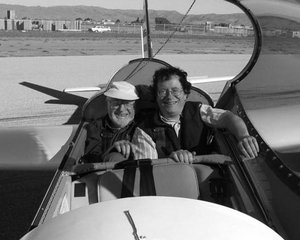
//> input picture cpp_opencv/03_imgproc_module/22_match_template/Template_Matching_Original_Image.jpg, 300 x 240 px
$ ./histogram_calculation ../22_match_template/Template_Matching_Original_Image.jpg   (built with g++ and OpenCV 4)
//> lines starting //> are read from the running program, lines starting //| are printed output that depends on the picture
/**
 * @function calcHist_Demo.cpp
 * @brief Demo code to use the function calcHist
 * @author
 */

#include "opencv2/highgui.hpp"
#include "opencv2/imgcodecs.hpp"
#include "opencv2/imgproc.hpp"
#include <iostream>

using namespace std;
using namespace cv;

/**
 * @function main
 */
int main(int argc, char** argv)
{
    //! [Load image]
    CommandLineParser parser( argc, argv, "{@input | ../../data/lena.jpg | input image}" );
    Mat src = imread( parser.get<String>( "@input" ), IMREAD_COLOR );
//> src is the input picture: 240 rows x 300 cols, CV_8UC3; min 0, max 255, mean 118.1
    if( src.empty() )
    {
        return -1;
    }
    //! [Load image]

    //! [Separate the image in 3 places ( B, G and R )]
    vector<Mat> bgr_planes;
    split( src, bgr_planes );
    //! [Separate the image in 3 places ( B, G and R )]

    //! 确定bins的值
    int histSize = 256;
    //! [Establish the number of bins]

    //! 设置范围，左闭右开
    float range[] = { 0, 256 }; //the upper boundary is exclusive
    const float* histRange = { range };
    //! [Set the ranges ( for B,G,R) )]

    //! 设置直方图参数，希望bins的大小是均匀（uniform）的，并且在计算一个直方图时先清零，不是累积（accumulate）模式
    bool uniform = true, accumulate = false;
    //! [Set histogram param]

    //! 计算直方图
    Mat b_hist, g_hist, r_hist;
    calcHist( &bgr_planes[0], 1, 0, Mat(), b_hist, 1, &histSize, &histRange, uniform, accumulate );
//> b_hist = 256 values, max 993 at index 191, min 28 at index 1, mean 281.2
    calcHist( &bgr_planes[1], 1, 0, Mat(), g_hist, 1, &histSize, &histRange, uniform, accumulate );
//> g_hist has the same summary as b_hist
    calcHist( &bgr_planes[2], 1, 0, Mat(), r_hist, 1, &histSize, &histRange, uniform, accumulate );
//> r_hist has the same summary as b_hist
    //! [Compute the histograms]

    //! 画出直方图
    int hist_w = 512, hist_h = 400;
    int bin_w = cvRound( (double) hist_w/histSize ); //cvRound是将浮点数四舍五入到最近的整数

    Mat histImage( hist_h, hist_w, CV_8UC3, Scalar( 0,0,0) );
    //! [Draw the histograms for B, G and R]

    //! 将结果标准化到范围 ( 0, histImage.rows )
    normalize(b_hist, b_hist, 0, histImage.rows, NORM_MINMAX, -1, Mat() );
//> b_hist = 256 values, max 400 at index 191, min 0 at index 1, mean 105
    normalize(g_hist, g_hist, 0, histImage.rows, NORM_MINMAX, -1, Mat() );
//> g_hist has the same summary as b_hist
    normalize(r_hist, r_hist, 0, histImage.rows, NORM_MINMAX, -1, Mat() );
//> r_hist has the same summary as b_hist
    //! [Normalize the result to ( 0, histImage.rows )]

    //! 将三个颜色通道分别画出来
    for( int i = 1; i < histSize; i++ )
    {
        line( histImage, Point( bin_w*(i-1), hist_h - cvRound(b_hist.at<float>(i-1)) ),
              Point( bin_w*(i), hist_h - cvRound(b_hist.at<float>(i)) ),
              Scalar( 255, 0, 0), 2, 8, 0  );
        line( histImage, Point( bin_w*(i-1), hist_h - cvRound(g_hist.at<float>(i-1)) ),
              Point( bin_w*(i), hist_h - cvRound(g_hist.at<float>(i)) ),
              Scalar( 0, 255, 0), 2, 8, 0  );
        line( histImage, Point( bin_w*(i-1), hist_h - cvRound(r_hist.at<float>(i-1)) ),
              Point( bin_w*(i), hist_h - cvRound(r_hist.at<float>(i)) ),
              Scalar( 0, 0, 255), 2, 8, 0  );
    }
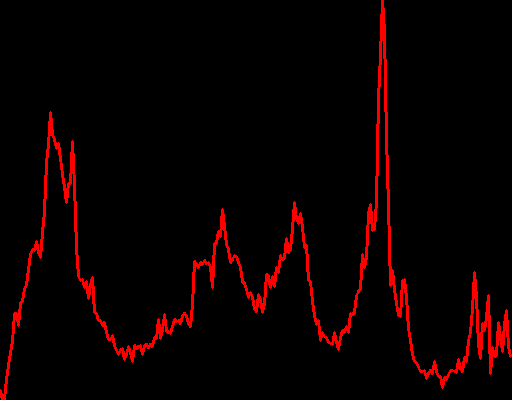
//> histImage: 400 rows x 512 cols, CV_8UC3; mean B, G, R 0, 0, 11.4
    //! [Draw for each channel]

    //! [Display]
    imshow("Source image", src );
    imshow("calcHist Demo", histImage );
    waitKey();
    //! [Display]

    return 0;
}
